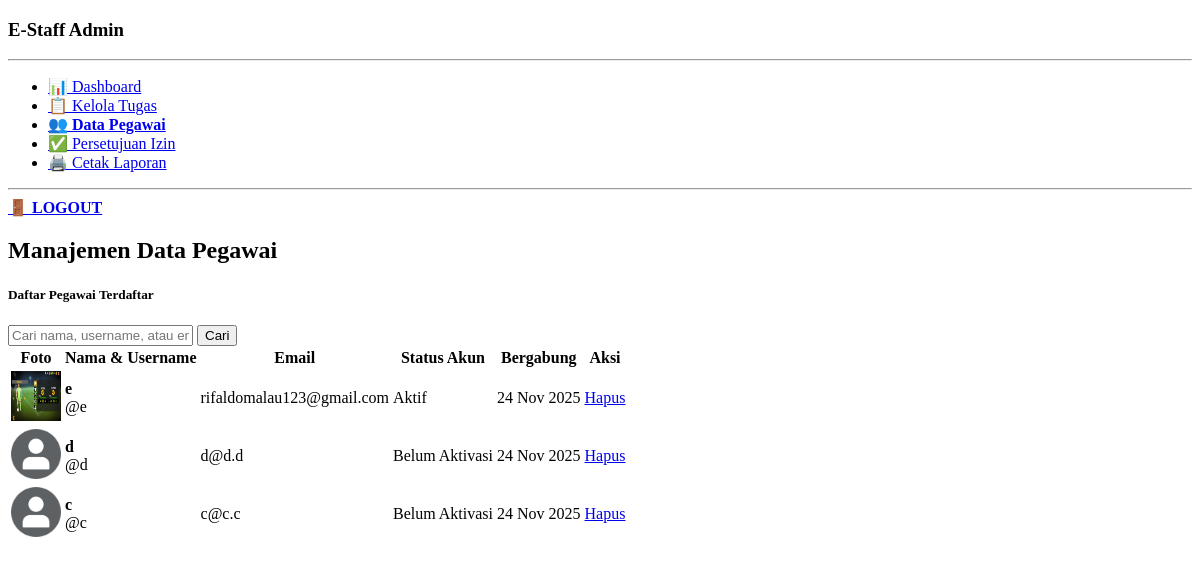
Page /admin/staff-data.php (signed in) on the committed database.
### tables this page shows
CREATE TABLE `users` (
  `id` int(11) NOT NULL,
  `username` varchar(50) NOT NULL,
  `email` varchar(100) NOT NULL,
  `password` varchar(255) NOT NULL,
  `nama_lengkap` varchar(100) NOT NULL,
  `role` enum('admin','staff') DEFAULT 'staff',
  `foto_profil` varchar(255) DEFAULT 'default.png',
  `is_active` tinyint(1) DEFAULT 0,
  `activation_code` varchar(255) DEFAULT NULL,
  `created_at` timestamp NOT NULL DEFAULT current_timestamp(),
  `reset_token` varchar(255) DEFAULT NULL
);

### admin/staff-data.php (the view, shortened to what this page needs)
<?php
include('../config/koneksi.php');
$keyword = "";
if(isset($_GET['cari'])){
    $keyword = mysqli_real_escape_string($koneksi, $_GET['cari']);
    $query = mysqli_query($koneksi, "SELECT * FROM users WHERE role='staff' AND (nama_lengkap LIKE '%$keyword%' OR username LIKE '%$keyword%' OR email LIKE '%$keyword%') ORDER BY created_at DESC");
} else {
    $query = mysqli_query($koneksi, "SELECT * FROM users WHERE role='staff' ORDER BY created_at DESC");
}
?>
<!DOCTYPE html>
<html lang="id">
<head>
</head>
<body>
<div>
    <?php
    $page = 'staff';
    include('sidebar.php');
    ?>
    <div>
        <h2>Manajemen Data Pegawai</h2>
        <div>
            <div>
                <div>
                    <div>
                        <h5>Daftar Pegawai Terdaftar</h5>
                    </div>
                    <div>
                        <form action="" method="GET">
                            <div>
                                <input type="text" name="cari" placeholder="Cari nama, username, atau email..." value="<?php echo $keyword; ?>" required>
                                <button type="submit">Cari</button>
                            </div>
                        </form>
                    </div>
                </div>
            </div>
            <div>
                <table>
                    <thead>
                        <tr>
                            <th>Foto</th>
                            <th>Nama & Username</th>
                            <th>Email</th>
                            <th>Status Akun</th>
                            <th>Bergabung</th>
                            <th>Aksi</th>
                        </tr>
                    </thead>
                    <tbody>
                        <?php
                        if(mysqli_num_rows($query) > 0) {
                            while($row = mysqli_fetch_assoc($query)){
                        ?>
                        <tr>
                            <td>
                                <?php
                                    $foto = $row['foto_profil'];
                                ?>
                                <img src="../assets/img/<?php echo $foto; ?>" width="50" height="50">
                            </td>
                            <td>
                                <strong><?php echo $row['nama_lengkap']; ?></strong><br>
                                @<?php echo $row['username']; ?>
                            </td>
                            <td><?php echo $row['email']; ?></td>
                            <td>
                                <?php if($row['is_active'] == 1){ ?>
                                    Aktif
                                <?php } else { ?>
                                    Belum Aktivasi
                                <?php } ?>
                            </td>
                            <td><?php echo date('d M Y', strtotime($row['created_at'])); ?></td>
                            <td>
                                <a href="staff-data.php?hapus=<?php echo $row['id']; ?>" onclick="return confirm('Yakin ingin menghapus pegawai ini? Semua data tugas & absensinya akan hilang permanen!')">Hapus</a>
                            </td>
                        </tr>
                        <?php
                            }
                        } else {
                            echo "<tr><td colspan='6'>
                                    <h5>Data tidak ditemukan.</h5>
                                    <p>Coba kata kunci lain.</p>
                                  </td></tr>";
                        }
                        ?>
                    </tbody>
                </table>
            </div>
        </div>
    </div>
</div>
</body>
</html>

### admin/sidebar.php (shortened to what this page needs)
<div>
    <h3>E-Staff Admin</h3>
    <hr>
    <ul>
        <li>
            <a href="index.php" <?php if($page == 'dashboard'){ echo 'style="font-weight:bold"'; } ?>>
                📊 Dashboard
            </a>
        </li>
        <li>
            <a href="tugas.php" <?php if($page == 'tugas'){ echo 'style="font-weight:bold"'; } ?>>
                📋 Kelola Tugas
            </a>
        </li>
        <li>
            <a href="staff-data.php" <?php if($page == 'staff'){ echo 'style="font-weight:bold"'; } ?>>
                👥 Data Pegawai
            </a>
        </li>
        <li>
            <a href="persetujuan.php" <?php if($page == 'persetujuan'){ echo 'style="font-weight:bold"'; } ?>>
                ✅ Persetujuan Izin
            </a>
        </li>
        <li>
            <a href="cetak-laporan.php" target="_blank">
                🖨️ Cetak Laporan
            </a>
        </li>
    </ul>
    <hr>
    <div>
        <a href="../auth/logout.php">
            <strong>🚪 LOGOUT</strong>
        </a>
    </div>
</div>

### rows in the picture
users: foto_profil (picture), nama_lengkap "e", username "e", email "rifaldomalau123@gmail.com", is_active "Aktif", created_at "24 Nov 2025"
users: foto_profil (placeholder picture), nama_lengkap "d", username "d", email "d@d.d", is_active "Belum Aktivasi", created_at "24 Nov 2025"
users: foto_profil (placeholder picture), nama_lengkap "c", username "c", email "c@c.c", is_active "Belum Aktivasi", created_at "24 Nov 2025"
